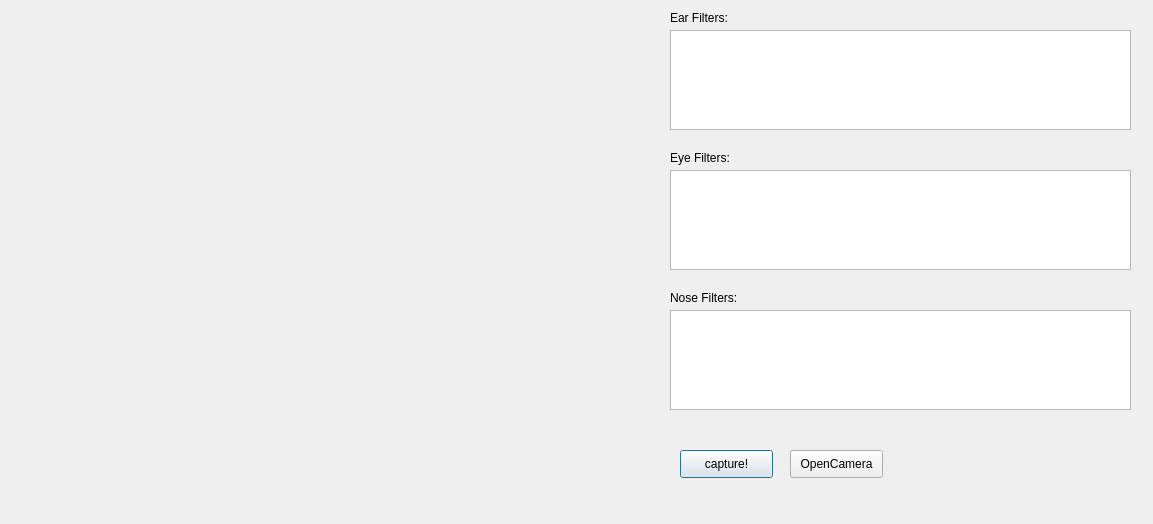
<?xml version="1.0" encoding="UTF-8"?>
<ui version="4.0">
 <class>Dialog</class>
 <widget class="QDialog" name="Dialog">
  <property name="geometry">
   <rect>
    <x>0</x>
    <y>0</y>
    <width>1153</width>
    <height>524</height>
   </rect>
  </property>
  <property name="sizePolicy">
   <sizepolicy hsizetype="Preferred" vsizetype="Preferred">
    <horstretch>0</horstretch>
    <verstretch>0</verstretch>
   </sizepolicy>
  </property>
  <property name="acceptDrops">
   <bool>false</bool>
  </property>
  <property name="windowTitle">
   <string>Pyxie</string>
  </property>
  <widget class="QListWidget" name="eyeFilters">
   <property name="geometry">
    <rect>
     <x>670</x>
     <y>170</y>
     <width>461</width>
     <height>100</height>
    </rect>
   </property>
   <property name="selectionMode">
    <enum>QAbstractItemView::SingleSelection</enum>
   </property>
   <property name="iconSize">
    <size>
     <width>90</width>
     <height>90</height>
    </size>
   </property>
   <property name="gridSize">
    <size>
     <width>90</width>
     <height>90</height>
    </size>
   </property>
   <property name="viewMode">
    <enum>QListView::IconMode</enum>
   </property>
  </widget>
  <widget class="QPushButton" name="photoButton">
   <property name="geometry">
    <rect>
     <x>680</x>
     <y>450</y>
     <width>93</width>
     <height>28</height>
    </rect>
   </property>
   <property name="text">
    <string>capture!</string>
   </property>
  </widget>
  <widget class="QLabel" name="picture">
   <property name="geometry">
    <rect>
     <x>20</x>
     <y>20</y>
     <width>640</width>
     <height>480</height>
    </rect>
   </property>
   <property name="acceptDrops">
    <bool>true</bool>
   </property>
   <property name="autoFillBackground">
    <bool>true</bool>
   </property>
   <property name="text">
    <string/>
   </property>
   <property name="alignment">
    <set>Qt::AlignCenter</set>
   </property>
  </widget>
  <widget class="QPushButton" name="cameraButton">
   <property name="geometry">
    <rect>
     <x>790</x>
     <y>450</y>
     <width>93</width>
     <height>28</height>
    </rect>
   </property>
   <property name="text">
    <string>OpenCamera</string>
   </property>
  </widget>
  <widget class="QListWidget" name="noseFilters">
   <property name="geometry">
    <rect>
     <x>670</x>
     <y>310</y>
     <width>461</width>
     <height>100</height>
    </rect>
   </property>
   <property name="selectionMode">
    <enum>QAbstractItemView::SingleSelection</enum>
   </property>
   <property name="iconSize">
    <size>
     <width>90</width>
     <height>90</height>
    </size>
   </property>
   <property name="gridSize">
    <size>
     <width>90</width>
     <height>90</height>
    </size>
   </property>
   <property name="viewMode">
    <enum>QListView::IconMode</enum>
   </property>
  </widget>
  <widget class="QListWidget" name="earFilters">
   <property name="geometry">
    <rect>
     <x>670</x>
     <y>30</y>
     <width>461</width>
     <height>100</height>
    </rect>
   </property>
   <property name="selectionMode">
    <enum>QAbstractItemView::SingleSelection</enum>
   </property>
   <property name="iconSize">
    <size>
     <width>90</width>
     <height>90</height>
    </size>
   </property>
   <property name="gridSize">
    <size>
     <width>90</width>
     <height>90</height>
    </size>
   </property>
   <property name="viewMode">
    <enum>QListView::IconMode</enum>
   </property>
  </widget>
  <widget class="QLabel" name="label">
   <property name="geometry">
    <rect>
     <x>670</x>
     <y>10</y>
     <width>101</width>
     <height>16</height>
    </rect>
   </property>
   <property name="text">
    <string>Ear Filters:</string>
   </property>
  </widget>
  <widget class="QLabel" name="label_2">
   <property name="geometry">
    <rect>
     <x>670</x>
     <y>150</y>
     <width>101</width>
     <height>16</height>
    </rect>
   </property>
   <property name="text">
    <string>Eye Filters:</string>
   </property>
  </widget>
  <widget class="QLabel" name="label_3">
   <property name="geometry">
    <rect>
     <x>670</x>
     <y>290</y>
     <width>101</width>
     <height>16</height>
    </rect>
   </property>
   <property name="text">
    <string>Nose Filters:</string>
   </property>
  </widget>
 </widget>
 <resources/>
 <connections/>
</ui>
